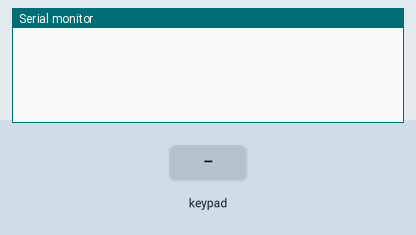
Recording of a sketch running on a simulated Arduino Uno, built with avr-gcc and run on an emulated ATmega328P. Shown: the last lines printed to the serial monitor. Wiring (inferred from the names in the program): 4×4 keypad with keys 1 2 3 A 4 5 6 B 7 8 9 C * 0 # D: rows pin 11, pin 10, pin 9, pin 8; columns pin 7, pin 6, pin 5, pin 4. The inputs (shaded band) are chosen by the test bench.

Above: at 1.2 s.
1.3 s: key '1' pressed
At 2.2 s:
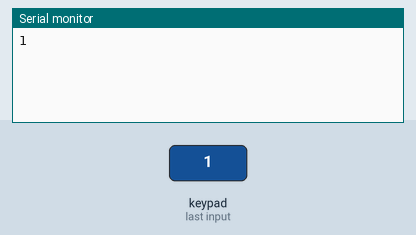
2.8 s: keypad keys 7 6 5 4 # pressed 0.4 s apart
At 7.6 s:
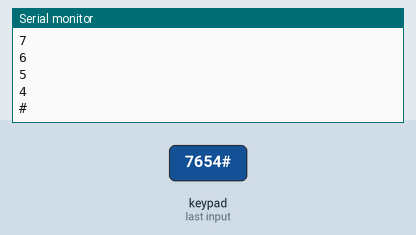
7.8 s: key 'A' pressed
At 8.3 s:
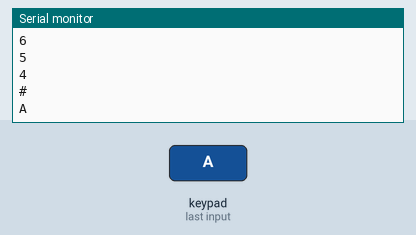
9.3 s: keypad keys 7 6 5 4 * pressed 0.4 s apart
At 13.7 s:
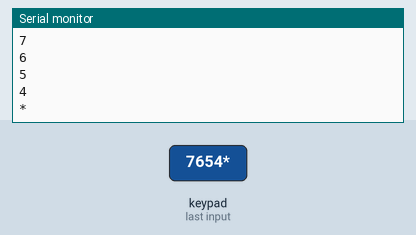
14.3 s: key 'B' pressed
At 15.5 s:
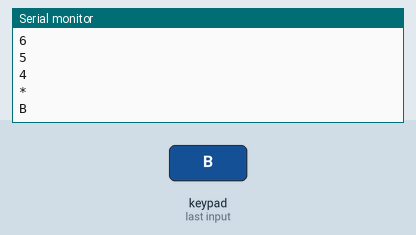
15.8 s: keypad keys 7 6 5 4 D pressed 0.4 s apart
At 21.1 s:
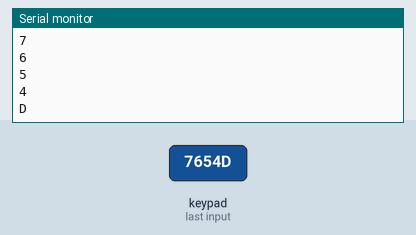
Timing chart, 0 to 21.8 s (numbered marks = the images above; inputs shaded):
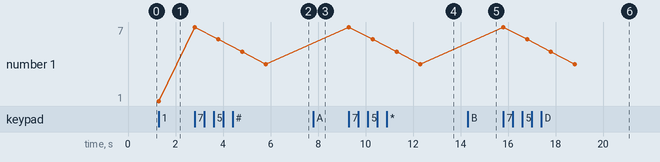

The sketch:

exe3.ino
```cpp
// (C) Jessie Johnsson, Yingchao Ji, group: 10 (2024)
// Work package 3
// Exercise 3
// Submission code: 021013

// Define the number of rows and columns of the keypad
#define ROW_num 4
#define COL_num 4

// Define the Arduino pins connected to the keypad rows
int row_pin[ROW_num] = {11, 10, 9, 8};
// Define the Arduino pins connected to the keypad columns
int col_pin[COL_num] = {7, 6, 5, 4};

// Variable to store the key pressed
char key;

void setup(){
  Serial.begin(9600); // Start serial communication at 9600 bps

  // Configure row pins as input with internal pull-up resistor
  for (int i = 0; i < ROW_num; i++){
    pinMode(row_pin[i], INPUT_PULLUP);
  }

  // Configure column pins as output and set them high
  for(int i = 0; i < COL_num; i++){
    pinMode(col_pin[i], OUTPUT);
    digitalWrite(col_pin[i], HIGH);
  }

}

// Function to read the pressed key from the keypad
char readKeypad(){
  // Define the layout of the keys on the keypad
  char keys[ROW_num][COL_num] = {
    {'1', '2', '3', 'A'},
    {'4', '5', '6', 'B'},
    {'7', '8', '9', 'C'},
    {'*', '0', '#', 'D'},
  };

  // Scan each column by setting it low and check each row for a key press
  for (int j = 0; j < COL_num; j++){
    digitalWrite(col_pin[j], LOW); // Set the current column pin low
    for(int i = 0; i < ROW_num; i++){ // Check each row
      if(!digitalRead(row_pin[i])){ // If a key is pressed (row pin reads low because of the pull-up resistor)
        digitalWrite(col_pin[j], HIGH); // Set the column pin back high
        return keys[i][j]; // Return the key pressed
      }
    }
    digitalWrite(col_pin[j], HIGH); // Set the column pin back high if no key is pressed in this column
  }
  return NULL; // Return NULL if no key is pressed
}

void loop(){
  key = readKeypad(); // Read the pressed key
  if(key){ // If a key is pressed
    Serial.println(key); // Print the value of the pressed key
  	delay(1000); // Delay to debounce and prevent multiple reads for a single press
  }
}
```

Measured:
- after the input at 1.3 s, the serial monitor: prints a new line at once (image 1)
- after the input at 2.8 s, the serial monitor: prints a new line at once (image 2)
- after the input at 7.8 s, the serial monitor: prints a new line at once (image 3)
- after the input at 9.3 s, the serial monitor: prints a new line at once (image 4)
- after the input at 14.3 s, the serial monitor: prints a new line at once (image 5)
- after the input at 15.8 s, the serial monitor: prints a new line at once (image 6)
- plotted number 1: 1 → 4 after the input at 2.8 s
